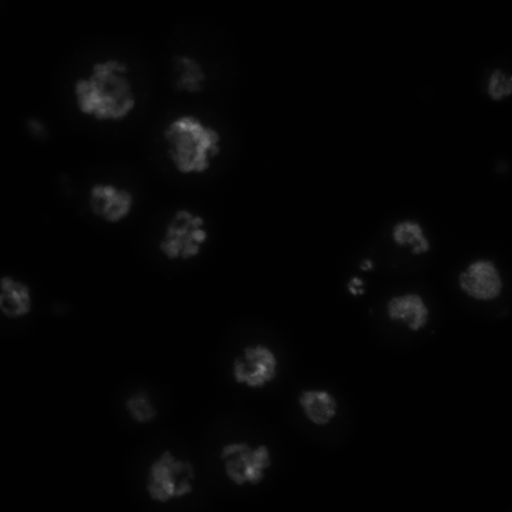
#> input picture test-contour-script/14.TIF, 512 x 512 px
$ jupyter execute contours_notebook.ipynb
#> lines starting #> are read from the running program, lines starting #| are printed output that depends on the picture; after the words box and inside, x2 and y2 are one past the last pixel; in counts of white or black regions, pixels touching at a corner belong together
[cell 1]
"""
Source: Publication: https://www.researchgate.net/publication/258443282_Fast_automated_yeast_cell_counting_algorithm_using_bright-field_and_fluorescence_microscopic_images

see: Image processing"""

import numpy as np
import cv2
from matplotlib import pyplot as plt

[cell 2]
def countours(filepath, treshhold, contour_size, imshow=False):
    """Counts cell number dependent of number of contours(bigger than contour_size) in binarasied(dependend of treshhold) photo"""
#> called with filepath = '14.TIF', treshhold = 8, contour_size = 50, imshow = True

    im = cv2.imread(filepath,) # reads image from filepath
#> im is the input picture: shape (512, 512, 3); min 0, max 139, mean 5
    imgray = cv2.cvtColor(im,cv2.COLOR_BGR2GRAY) # change image to gray
    ret,thresh = cv2.threshold(imgray, treshhold, 255, 0) # make binary image "black/white"
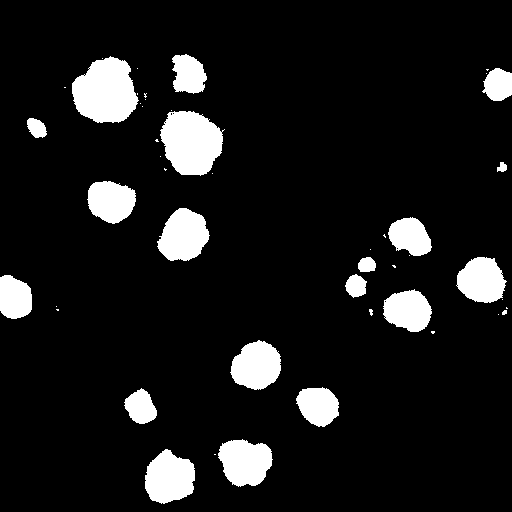
#> thresh: shape (512, 512); 10% white; 47 white regions (26 under 20 px)
#> ret = 8
    contours, hierarchy = cv2.findContours(thresh,cv2.RETR_TREE,cv2.CHAIN_APPROX_SIMPLE)
#> contours = 57 contours, 38 with area under 20; largest, box (x1, y1, x2, y2) and area: (72, 56, 139, 123) 3160, (160, 111, 225, 176) 2982, (145, 449, 195, 504) 1951, (157, 208, 210, 261) 1916, (218, 439, 273, 487) 1872
    cv2.drawContours(imgray, contours, -1, (255,0,0), 3) # finds contours on binary image
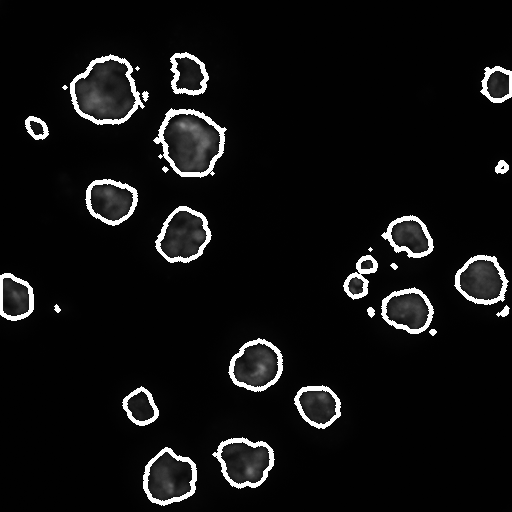
#> imgray: shape (512, 512); min 0, max 255, mean 15.8

    if imshow == True: # shows image if imshow=True in parameters
        plt.imshow(imgray)

    cell_contours = [len(c) for c in contours if len(c) > contour_size]
#> cell_contours = [96, 101, 62, 74, 103, 87, 91, 72, 95, 89, 130, 51, 126, 87]
    return len(cell_contours) # count contours

countours("14.TIF", 8, 50, imshow=True)

[cell 3]
countours("12.TIF", 8, 50, imshow=True)
#> call 2 of countours, with filepath = '12.TIF', treshhold = 8, contour_size = 50, imshow = True
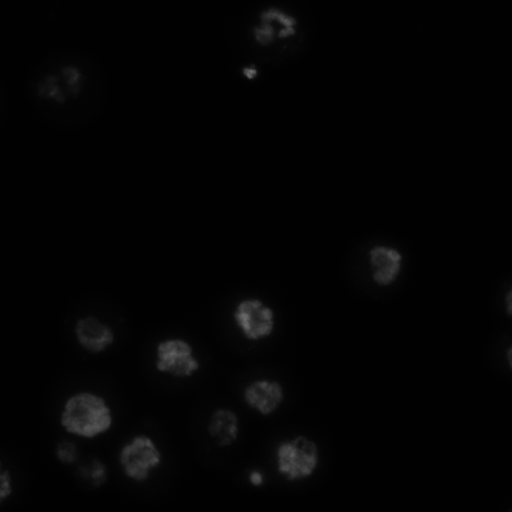
#> input picture test-contour-script/12.TIF, 512 x 512 px
#> in countours, im is the input picture: shape (512, 512, 3); min 0, max 112, mean 3.6
#> in countours (call 2), `ret,thresh = cv2.threshold(imgray, treshhold, 255, 0) # make binary im..`:
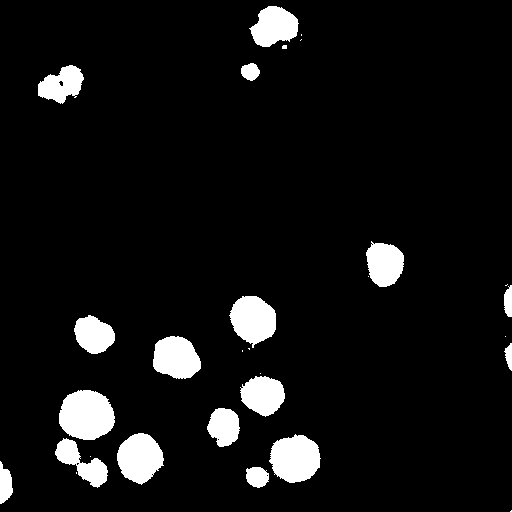
#> thresh: shape (512, 512); 7.2% white; 29 white regions (12 under 20 px)
#> in countours (call 2), `contours, hierarchy = cv2.findContours(thresh,cv2.RETR_TREE,cv2.CHAIN_..`: contours = 35 contours, 17 with area under 20; largest, box (x1, y1, x2, y2) and area: (59, 390, 115, 440) 2123, (269, 434, 321, 483) 1818, (117, 433, 164, 485) 1662, (229, 296, 276, 348) 1634, (153, 336, 201, 379) 1522
#> in countours (call 2), `cv2.drawContours(imgray, contours, -1, (255,0,0), 3)`:
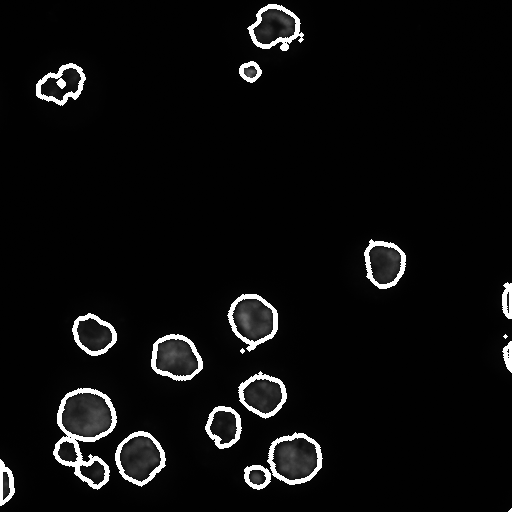
#> imgray: shape (512, 512); min 0, max 255, mean 12.4
#> in countours (call 2), `cell_contours = [len(c) for c in contours if len(c) > contour_size]`: cell_contours = [109, 98, 84, 59, 92, 86, 72, 69, 85, 71, 93, 76]
